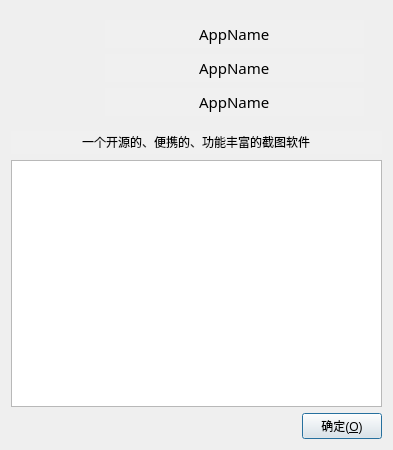
<?xml version="1.0" encoding="UTF-8"?>
<ui version="4.0">
 <class>AboutDialog</class>
 <widget class="QDialog" name="AboutDialog">
  <property name="geometry">
   <rect>
    <x>0</x>
    <y>0</y>
    <width>393</width>
    <height>450</height>
   </rect>
  </property>
  <property name="sizePolicy">
   <sizepolicy hsizetype="Ignored" vsizetype="Preferred">
    <horstretch>0</horstretch>
    <verstretch>0</verstretch>
   </sizepolicy>
  </property>
  <property name="windowTitle">
   <string>关于</string>
  </property>
  <layout class="QVBoxLayout" name="verticalLayout_3">
   <item>
    <widget class="QWidget" name="widget_4" native="true">
     <property name="sizePolicy">
      <sizepolicy hsizetype="Preferred" vsizetype="Fixed">
       <horstretch>0</horstretch>
       <verstretch>0</verstretch>
      </sizepolicy>
     </property>
     <layout class="QHBoxLayout" name="horizontalLayout_2">
      <item>
       <widget class="QLabel" name="labelIcon">
        <property name="minimumSize">
         <size>
          <width>70</width>
          <height>70</height>
         </size>
        </property>
        <property name="maximumSize">
         <size>
          <width>70</width>
          <height>70</height>
         </size>
        </property>
        <property name="text">
         <string/>
        </property>
       </widget>
      </item>
      <item>
       <widget class="QWidget" name="widget_3" native="true">
        <property name="sizePolicy">
         <sizepolicy hsizetype="Preferred" vsizetype="Fixed">
          <horstretch>0</horstretch>
          <verstretch>0</verstretch>
         </sizepolicy>
        </property>
        <layout class="QVBoxLayout" name="verticalLayout_4">
         <property name="spacing">
          <number>0</number>
         </property>
         <property name="topMargin">
          <number>0</number>
         </property>
         <property name="bottomMargin">
          <number>0</number>
         </property>
         <item>
          <widget class="QLineEdit" name="lineEditAppName">
           <property name="palette">
            <palette>
             <active>
              <colorrole role="Base">
               <brush brushstyle="SolidPattern">
                <color alpha="255">
                 <red>240</red>
                 <green>240</green>
                 <blue>240</blue>
                </color>
               </brush>
              </colorrole>
             </active>
             <inactive>
              <colorrole role="Base">
               <brush brushstyle="SolidPattern">
                <color alpha="255">
                 <red>240</red>
                 <green>240</green>
                 <blue>240</blue>
                </color>
               </brush>
              </colorrole>
             </inactive>
             <disabled>
              <colorrole role="Base">
               <brush brushstyle="SolidPattern">
                <color alpha="255">
                 <red>240</red>
                 <green>240</green>
                 <blue>240</blue>
                </color>
               </brush>
              </colorrole>
             </disabled>
            </palette>
           </property>
           <property name="font">
            <font>
             <family>宋体</family>
             <pointsize>11</pointsize>
            </font>
           </property>
           <property name="text">
            <string>AppName</string>
           </property>
           <property name="frame">
            <bool>false</bool>
           </property>
           <property name="alignment">
            <set>Qt::AlignCenter</set>
           </property>
           <property name="readOnly">
            <bool>true</bool>
           </property>
          </widget>
         </item>
         <item>
          <spacer name="verticalSpacer">
           <property name="orientation">
            <enum>Qt::Vertical</enum>
           </property>
           <property name="sizeType">
            <enum>QSizePolicy::Fixed</enum>
           </property>
           <property name="sizeHint" stdset="0">
            <size>
             <width>20</width>
             <height>6</height>
            </size>
           </property>
          </spacer>
         </item>
         <item>
          <widget class="QLineEdit" name="lineEditAppVersion">
           <property name="palette">
            <palette>
             <active>
              <colorrole role="Base">
               <brush brushstyle="SolidPattern">
                <color alpha="255">
                 <red>240</red>
                 <green>240</green>
                 <blue>240</blue>
                </color>
               </brush>
              </colorrole>
             </active>
             <inactive>
              <colorrole role="Base">
               <brush brushstyle="SolidPattern">
                <color alpha="255">
                 <red>240</red>
                 <green>240</green>
                 <blue>240</blue>
                </color>
               </brush>
              </colorrole>
             </inactive>
             <disabled>
              <colorrole role="Base">
               <brush brushstyle="SolidPattern">
                <color alpha="255">
                 <red>240</red>
                 <green>240</green>
                 <blue>240</blue>
                </color>
               </brush>
              </colorrole>
             </disabled>
            </palette>
           </property>
           <property name="font">
            <font>
             <family>宋体</family>
             <pointsize>11</pointsize>
            </font>
           </property>
           <property name="text">
            <string>AppName</string>
           </property>
           <property name="frame">
            <bool>false</bool>
           </property>
           <property name="alignment">
            <set>Qt::AlignCenter</set>
           </property>
           <property name="readOnly">
            <bool>true</bool>
           </property>
          </widget>
         </item>
         <item>
          <spacer name="verticalSpacer_2">
           <property name="orientation">
            <enum>Qt::Vertical</enum>
           </property>
           <property name="sizeType">
            <enum>QSizePolicy::Fixed</enum>
           </property>
           <property name="sizeHint" stdset="0">
            <size>
             <width>20</width>
             <height>6</height>
            </size>
           </property>
          </spacer>
         </item>
         <item>
          <widget class="QLineEdit" name="lineEditSystemInfo">
           <property name="palette">
            <palette>
             <active>
              <colorrole role="Base">
               <brush brushstyle="SolidPattern">
                <color alpha="255">
                 <red>240</red>
                 <green>240</green>
                 <blue>240</blue>
                </color>
               </brush>
              </colorrole>
             </active>
             <inactive>
              <colorrole role="Base">
               <brush brushstyle="SolidPattern">
                <color alpha="255">
                 <red>240</red>
                 <green>240</green>
                 <blue>240</blue>
                </color>
               </brush>
              </colorrole>
             </inactive>
             <disabled>
              <colorrole role="Base">
               <brush brushstyle="SolidPattern">
                <color alpha="255">
                 <red>240</red>
                 <green>240</green>
                 <blue>240</blue>
                </color>
               </brush>
              </colorrole>
             </disabled>
            </palette>
           </property>
           <property name="font">
            <font>
             <family>宋体</family>
             <pointsize>11</pointsize>
            </font>
           </property>
           <property name="text">
            <string>AppName</string>
           </property>
           <property name="frame">
            <bool>false</bool>
           </property>
           <property name="alignment">
            <set>Qt::AlignCenter</set>
           </property>
           <property name="readOnly">
            <bool>true</bool>
           </property>
          </widget>
         </item>
        </layout>
       </widget>
      </item>
     </layout>
    </widget>
   </item>
   <item>
    <widget class="QLineEdit" name="lineEditAppAbstract">
     <property name="palette">
      <palette>
       <active>
        <colorrole role="Base">
         <brush brushstyle="SolidPattern">
          <color alpha="255">
           <red>240</red>
           <green>240</green>
           <blue>240</blue>
          </color>
         </brush>
        </colorrole>
       </active>
       <inactive>
        <colorrole role="Base">
         <brush brushstyle="SolidPattern">
          <color alpha="255">
           <red>240</red>
           <green>240</green>
           <blue>240</blue>
          </color>
         </brush>
        </colorrole>
       </inactive>
       <disabled>
        <colorrole role="Base">
         <brush brushstyle="SolidPattern">
          <color alpha="255">
           <red>240</red>
           <green>240</green>
           <blue>240</blue>
          </color>
         </brush>
        </colorrole>
       </disabled>
      </palette>
     </property>
     <property name="font">
      <font>
       <family>宋体</family>
       <pointsize>9</pointsize>
      </font>
     </property>
     <property name="text">
      <string>一个开源的、便携的、功能丰富的截图软件</string>
     </property>
     <property name="frame">
      <bool>false</bool>
     </property>
     <property name="alignment">
      <set>Qt::AlignCenter</set>
     </property>
     <property name="readOnly">
      <bool>true</bool>
     </property>
    </widget>
   </item>
   <item>
    <widget class="QTextEdit" name="textEditLicense">
     <property name="lineWrapMode">
      <enum>QTextEdit::NoWrap</enum>
     </property>
     <property name="readOnly">
      <bool>true</bool>
     </property>
    </widget>
   </item>
   <item>
    <widget class="QWidget" name="widget" native="true">
     <property name="sizePolicy">
      <sizepolicy hsizetype="Preferred" vsizetype="Fixed">
       <horstretch>0</horstretch>
       <verstretch>0</verstretch>
      </sizepolicy>
     </property>
     <layout class="QGridLayout" name="gridLayout">
      <property name="leftMargin">
       <number>0</number>
      </property>
      <property name="topMargin">
       <number>0</number>
      </property>
      <property name="rightMargin">
       <number>0</number>
      </property>
      <property name="bottomMargin">
       <number>0</number>
      </property>
      <item row="0" column="0">
       <spacer name="horizontalSpacer">
        <property name="orientation">
         <enum>Qt::Horizontal</enum>
        </property>
        <property name="sizeHint" stdset="0">
         <size>
          <width>40</width>
          <height>20</height>
         </size>
        </property>
       </spacer>
      </item>
      <item row="0" column="1">
       <widget class="QPushButton" name="pushButtonOk">
        <property name="sizePolicy">
         <sizepolicy hsizetype="Preferred" vsizetype="Preferred">
          <horstretch>0</horstretch>
          <verstretch>0</verstretch>
         </sizepolicy>
        </property>
        <property name="text">
         <string>确定(&amp;O)</string>
        </property>
        <property name="default">
         <bool>true</bool>
        </property>
       </widget>
      </item>
     </layout>
    </widget>
   </item>
  </layout>
 </widget>
 <resources/>
 <connections/>
</ui>
